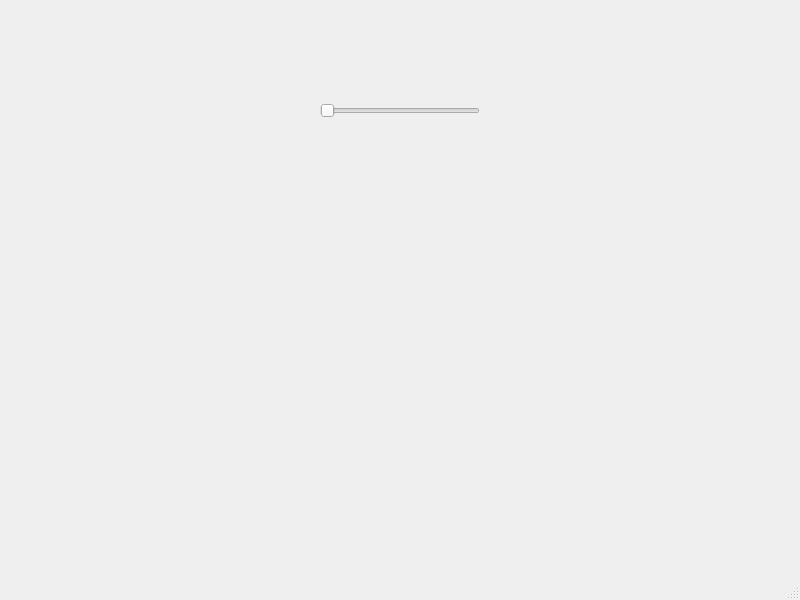
<?xml version="1.0" encoding="UTF-8"?>
<ui version="4.0">
 <class>MainWindow</class>
 <widget class="QMainWindow" name="MainWindow">
  <property name="geometry">
   <rect>
    <x>0</x>
    <y>0</y>
    <width>800</width>
    <height>600</height>
   </rect>
  </property>
  <property name="windowTitle">
   <string>MainWindow</string>
  </property>
  <widget class="QWidget" name="centralwidget">
   <widget class="QSlider" name="horizontalSlider">
    <property name="geometry">
     <rect>
      <x>320</x>
      <y>100</y>
      <width>160</width>
      <height>22</height>
     </rect>
    </property>
    <property name="orientation">
     <enum>Qt::Horizontal</enum>
    </property>
   </widget>
  </widget>
  <widget class="QMenuBar" name="menubar">
   <property name="geometry">
    <rect>
     <x>0</x>
     <y>0</y>
     <width>800</width>
     <height>21</height>
    </rect>
   </property>
  </widget>
  <widget class="QStatusBar" name="statusbar"/>
 </widget>
 <resources/>
 <connections/>
</ui>
